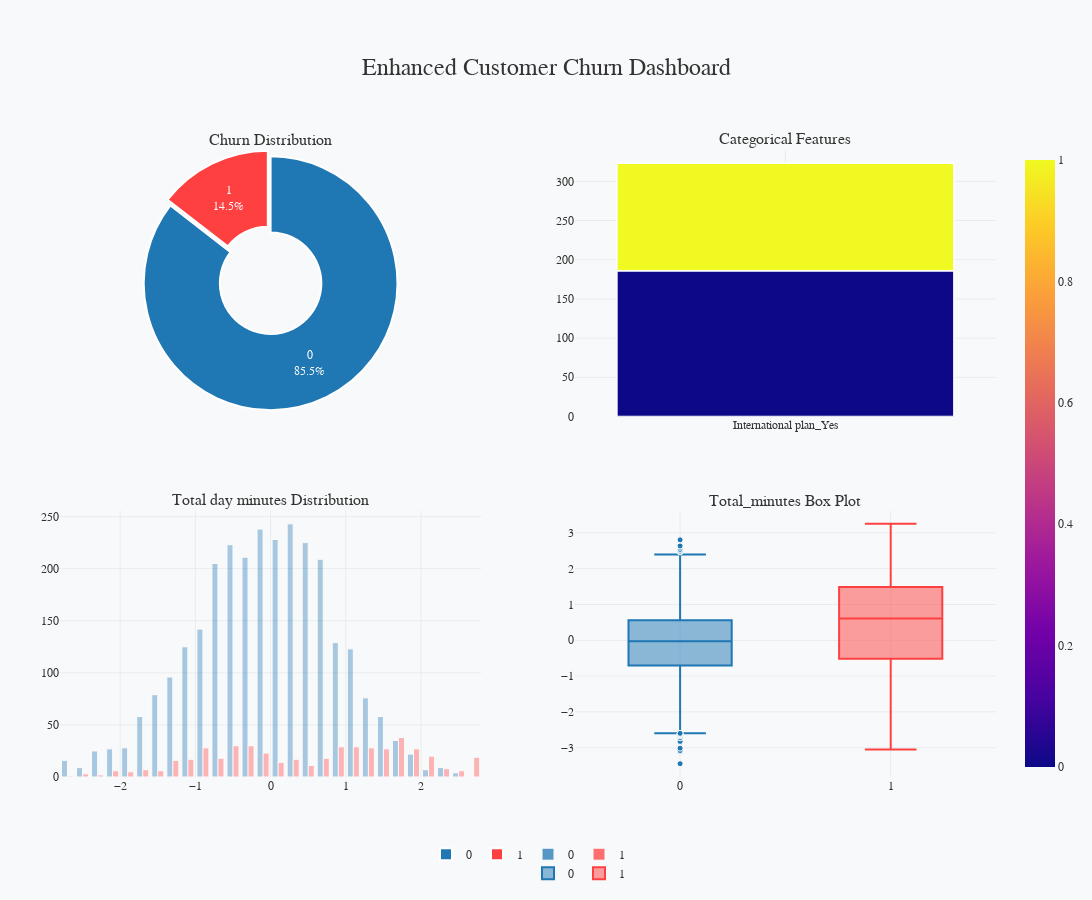

This figure's notebook cell:
### Markdown cell above
# -------------------------------------
# 3.2.dashboard
# -------------------------------------

### Code cell
# Color scheme
colors = {False: "#1f77b4", True: "#ff4040"}

# Pie chart: Churn distribution
fig_pie = px.pie(
    df_selected, names="Churn", color="Churn",
    color_discrete_map=colors, hole=0.4,
    title="Churn Distribution"
)
fig_pie.update_traces(
    textinfo="percent+label", pull=[0, 0.05], 
    marker=dict(line=dict(color="#ffffff", width=2)),
    hovertemplate="Churn: %{label}<br>Percentage: %{percent:.1%}<extra></extra>"
)

# Bar chart: Significant categorical features
sig_cat_cols = [col for col in selected_features if col in df.select_dtypes(exclude=[np.number]).columns]
if sig_cat_cols:
    churn_by_cat = df_selected[sig_cat_cols + ['Churn']].melt(id_vars='Churn', var_name='Feature', value_name='Value')
    churn_by_cat = churn_by_cat[churn_by_cat['Value'] == 1].groupby(['Feature', 'Churn']).size().reset_index(name='Count')
    fig_bar = px.bar(
        churn_by_cat, x='Feature', y='Count', color='Churn',
        color_discrete_map=colors, barmode='group',
        title="Churn by Categorical Features"
    )
    fig_bar.update_layout(xaxis_tickangle=-45)
    fig_bar.update_traces(marker=dict(line=dict(color="#ffffff", width=1.5)))
else:
    fig_bar = px.bar(title="No significant categorical features selected")

# Histogram: Top numerical feature
numerical_cols = [col for col in selected_features if col in df.select_dtypes(include=[np.number]).columns]
if numerical_cols:
    top_num_feature = importances[numerical_cols].idxmax()
    fig_hist = px.histogram(
        df_selected, x=top_num_feature, color="Churn", nbins=40, barmode="overlay",
        color_discrete_map=colors, title=f"Distribution of {top_num_feature}"
    )
    fig_hist.update_traces(opacity=0.75, marker=dict(line=dict(color="#ffffff", width=1)))
else:
    fig_hist = px.histogram(title="No numerical features selected")

# Box plot: Second most important numerical feature
if len(numerical_cols) > 1:
    second_num_feature = importances[numerical_cols].sort_values(ascending=False).index[1]
    fig_box = px.box(
        df_selected, x="Churn", y=second_num_feature, color="Churn",
        color_discrete_map=colors, title=f"{second_num_feature} by Churn"
    )
    fig_box.update_traces(marker=dict(line=dict(color="#ffffff", width=1)))
else:
    fig_box = px.box(title="Not enough numerical features for box plot")

# Combine into dashboard
dashboard = make_subplots(
    rows=2, cols=2,
    specs=[[{'type': 'domain'}, {'type': 'xy'}], [{'type': 'xy'}, {'type': 'xy'}]],
    subplot_titles=("Churn Distribution", "Categorical Features", f"{top_num_feature} Distribution", f"{second_num_feature if len(numerical_cols) > 1 else 'No'} Box Plot"),
    horizontal_spacing=0.1, vertical_spacing=0.15
)

for trace in fig_pie.data:
    dashboard.add_trace(trace, row=1, col=1)
for trace in fig_bar.data:
    dashboard.add_trace(trace, row=1, col=2)
for trace in fig_hist.data:
    dashboard.add_trace(trace, row=2, col=1)
for trace in fig_box.data:
    dashboard.add_trace(trace, row=2, col=2)

# Update layout for visual appeal
dashboard.update_layout(
    height=900, width=1400, title_text="Enhanced Customer Churn Dashboard", title_x=0.5, title_font=dict(size=24, family="Arial", color="#333333"),
    template="plotly_white", 
    legend=dict(orientation="h", y=-0.1, x=0.5, xanchor="center", font=dict(size=12)),
    margin=dict(l=60, r=60, t=150, b=80),
    plot_bgcolor="#f8f9fa", paper_bgcolor="#f8f9fa",
    font=dict(family="Arial", color="#333333")
)

# Update axes for consistency
dashboard.update_xaxes(showgrid=True, gridcolor="#e9ecef", zeroline=False)
dashboard.update_yaxes(showgrid=True, gridcolor="#e9ecef", zeroline=False)

# Show and save dashboard
dashboard.show()
output_dir_viz = "../visualizations/interactive"
os.makedirs(output_dir_viz, exist_ok=True)
dashboard.write_html(os.path.join(output_dir_viz, "churn_dashboard.html"))
print(f"\nDashboard saved: {os.path.join(output_dir_viz, 'churn_dashboard.html')}")

### Figure 1 — Plotly figure (JSON) as saved in the notebook; plotly's stock layout.template omitted (floating-point values rounded to 4 significant figures; data arrays with more than 128 entries replaced by an {"elided": "..."} marker saying what was removed)
{"data": [{"customdata": {"elided": "3333x1 int values"}, "domain": {"x": [0, 0.45], "y": [0.575, 1]}, "hole": 0.4, "hovertemplate": "Churn: %{label}<br>Percentage: %{percent:.1%}<extra></extra>", "labels": {"elided": "3333 int values"}, "legendgroup": "", "marker": {"colors": {"elided": "3333 str values"}, "line": {"color": "#ffffff", "width": 2}}, "name": "", "pull": [0, 0.05], "showlegend": true, "textinfo": "percent+label", "type": "pie"}, {"alignmentgroup": "True", "hovertemplate": "Feature=%{x}<br>Count=%{y}<br>Churn=%{marker.color}<extra></extra>", "legendgroup": "", "marker": {"color": [0, 1], "coloraxis": "coloraxis", "line": {"color": "#ffffff", "width": 1.5}, "pattern": {"shape": ""}}, "name": "", "offsetgroup": "", "orientation": "v", "showlegend": false, "textposition": "auto", "type": "bar", "x": ["International plan_Yes", "International plan_Yes"], "xaxis": "x", "y": [186, 137], "yaxis": "y"}, {"alignmentgroup": "True", "bingroup": "x", "hovertemplate": "Churn=0<br>Total day minutes=%{x}<br>count=%{y}<extra></extra>", "legendgroup": "0", "marker": {"color": "#1f77b4", "line": {"color": "#ffffff", "width": 1}, "opacity": 0.5, "pattern": {"shape": ""}}, "name": "0", "nbinsx": 40, "offsetgroup": "0", "opacity": 0.75, "orientation": "v", "showlegend": true, "type": "histogram", "x": {"elided": "2850 float values"}, "xaxis": "x2", "yaxis": "y2"}, {"alignmentgroup": "True", "bingroup": "x", "hovertemplate": "Churn=1<br>Total day minutes=%{x}<br>count=%{y}<extra></extra>", "legendgroup": "1", "marker": {"color": "#ff4040", "line": {"color": "#ffffff", "width": 1}, "opacity": 0.5, "pattern": {"shape": ""}}, "name": "1", "nbinsx": 40, "offsetgroup": "1", "opacity": 0.75, "orientation": "v", "showlegend": true, "type": "histogram", "x": {"elided": "483 float values"}, "xaxis": "x2", "yaxis": "y2"}, {"alignmentgroup": "True", "hovertemplate": "Churn=%{x}<br>Total_minutes=%{y}<extra></extra>", "legendgroup": "0", "marker": {"color": "#1f77b4", "line": {"color": "#ffffff", "width": 1}}, "name": "0", "notched": false, "offsetgroup": "0", "orientation": "v", "showlegend": true, "type": "box", "x": {"elided": "2850 int values"}, "x0": " ", "xaxis": "x3", "y": {"elided": "2850 float values"}, "y0": " ", "yaxis": "y3"}, {"alignmentgroup": "True", "hovertemplate": "Churn=%{x}<br>Total_minutes=%{y}<extra></extra>", "legendgroup": "1", "marker": {"color": "#ff4040", "line": {"color": "#ffffff", "width": 1}}, "name": "1", "notched": false, "offsetgroup": "1", "orientation": "v", "showlegend": true, "type": "box", "x": {"elided": "483 int values"}, "x0": " ", "xaxis": "x3", "y": {"elided": "483 float values"}, "y0": " ", "yaxis": "y3"}], "layout": {"annotations": [{"font": {"size": 16}, "showarrow": false, "text": "Churn Distribution", "x": 0.225, "xanchor": "center", "xref": "paper", "y": 1, "yanchor": "bottom", "yref": "paper"}, {"font": {"size": 16}, "showarrow": false, "text": "Categorical Features", "x": 0.775, "xanchor": "center", "xref": "paper", "y": 1, "yanchor": "bottom", "yref": "paper"}, {"font": {"size": 16}, "showarrow": false, "text": "Total day minutes Distribution", "x": 0.225, "xanchor": "center", "xref": "paper", "y": 0.425, "yanchor": "bottom", "yref": "paper"}, {"font": {"size": 16}, "showarrow": false, "text": "Total_minutes Box Plot", "x": 0.775, "xanchor": "center", "xref": "paper", "y": 0.425, "yanchor": "bottom", "yref": "paper"}], "font": {"color": "#333333", "family": "Arial"}, "height": 900, "legend": {"font": {"size": 12}, "orientation": "h", "x": 0.5, "xanchor": "center", "y": -0.1}, "margin": {"b": 80, "l": 60, "r": 60, "t": 150}, "paper_bgcolor": "#f8f9fa", "plot_bgcolor": "#f8f9fa", "title": {"font": {"color": "#333333", "family": "Arial", "size": 24}, "text": "Enhanced Customer Churn Dashboard", "x": 0.5}, "width": 1400, "xaxis": {"anchor": "y", "domain": [0.55, 1], "gridcolor": "#e9ecef", "showgrid": true, "zeroline": false}, "xaxis2": {"anchor": "y2", "domain": [0, 0.45], "gridcolor": "#e9ecef", "showgrid": true, "zeroline": false}, "xaxis3": {"anchor": "y3", "domain": [0.55, 1], "gridcolor": "#e9ecef", "showgrid": true, "zeroline": false}, "yaxis": {"anchor": "x", "domain": [0.575, 1], "gridcolor": "#e9ecef", "showgrid": true, "zeroline": false}, "yaxis2": {"anchor": "x2", "domain": [0, 0.425], "gridcolor": "#e9ecef", "showgrid": true, "zeroline": false}, "yaxis3": {"anchor": "x3", "domain": [0, 0.425], "gridcolor": "#e9ecef", "showgrid": true, "zeroline": false}}}
